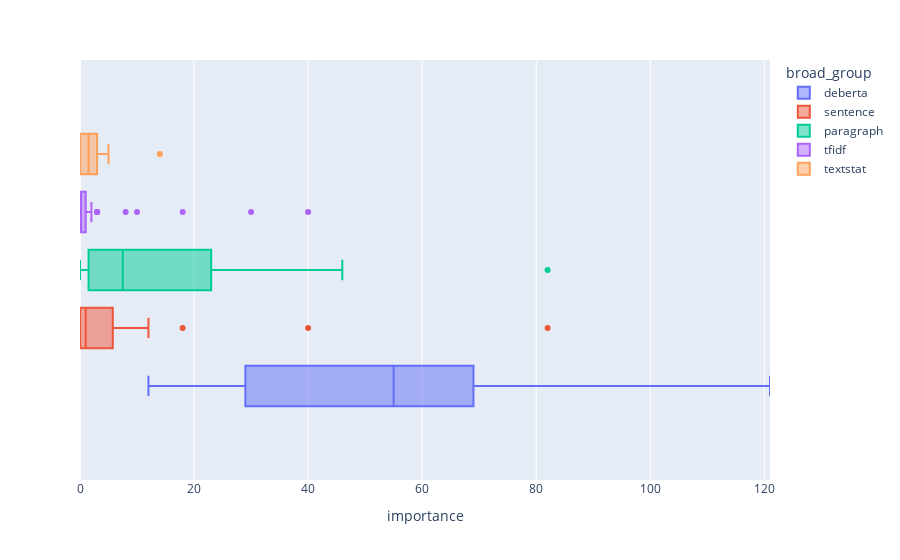

Notebook code cell kept with this figure:
### Code cell
px.box(
    df,
    x="importance",
    color="broad_group",
    range_x=(df.importance.min(), df.importance.max()),
)

### Figure 1 — Plotly figure (JSON) as saved in the notebook; plotly's stock layout.template omitted (floating-point values rounded to 4 significant figures)
{"data": [{"alignmentgroup": "True", "hovertemplate": "broad_group=deberta<br>importance=%{x}<extra></extra>", "legendgroup": "deberta", "marker": {"color": "#636efa"}, "name": "deberta", "notched": false, "offsetgroup": "deberta", "orientation": "h", "showlegend": true, "type": "box", "x": [121, 120, 114, 114, 109, 108, 105, 92, 72, 70, 69, 69, 69, 68, 66, 65, 63, 62, 61, 59, 57, 53, 45, 45, 40, 37, 37, 36, 36, 33, 31, 29, 26, 25, 24, 24, 23, 22, 20, 18, 15, 12], "x0": " ", "xaxis": "x", "y0": " ", "yaxis": "y"}, {"alignmentgroup": "True", "hovertemplate": "broad_group=sentence<br>importance=%{x}<extra></extra>", "legendgroup": "sentence", "marker": {"color": "#EF553B"}, "name": "sentence", "notched": false, "offsetgroup": "sentence", "orientation": "h", "showlegend": true, "type": "box", "x": [82, 40, 18, 12, 10, 8, 6, 6, 5, 3, 2, 2, 2, 1, 1, 1, 1, 1, 1, 1, 1, 0, 0, 0, 0, 0, 0, 0, 0, 0, 0], "x0": " ", "xaxis": "x", "y0": " ", "yaxis": "y"}, {"alignmentgroup": "True", "hovertemplate": "broad_group=paragraph<br>importance=%{x}<extra></extra>", "legendgroup": "paragraph", "marker": {"color": "#00cc96"}, "name": "paragraph", "notched": false, "offsetgroup": "paragraph", "orientation": "h", "showlegend": true, "type": "box", "x": [82, 46, 38, 35, 27, 27, 25, 25, 24, 22, 22, 20, 19, 17, 9, 9, 9, 8, 7, 7, 6, 5, 4, 4, 4, 2, 2, 1, 1, 0, 0, 0, 0, 0, 0, 0], "x0": " ", "xaxis": "x", "y0": " ", "yaxis": "y"}, {"alignmentgroup": "True", "hovertemplate": "broad_group=tfidf<br>importance=%{x}<extra></extra>", "legendgroup": "tfidf", "marker": {"color": "#ab63fa"}, "name": "tfidf", "notched": false, "offsetgroup": "tfidf", "orientation": "h", "showlegend": true, "type": "box", "x": [40, 30, 18, 10, 8, 3, 3, 3, 3, 2, 2, 2, 2, 2, 2, 2, 1, 1, 1, 1, 1, 1, 1, 1, 1, 1, 1, 1, 1, 1, 1, 1, 1, 1, 1, 1, 1, 1, 1, 1, 1, 1, 0, 0, 0, 0, 0, 0, 0, 0, 0, 0, 0, 0, 0, 0, 0, 0, 0, 0, 0, 0, 0, 0, 0, 0, 0, 0, 0, 0, 0, 0, 0, 0, 0, 0, 0, 0, 0, 0, 0, 0, 0, 0, 0, 0, 0, 0, 0, 0, 0, 0, 0, 0, 0, 0, 0, 0, 0, 0], "x0": " ", "xaxis": "x", "y0": " ", "yaxis": "y"}, {"alignmentgroup": "True", "hovertemplate": "broad_group=textstat<br>importance=%{x}<extra></extra>", "legendgroup": "textstat", "marker": {"color": "#FFA15A"}, "name": "textstat", "notched": false, "offsetgroup": "textstat", "orientation": "h", "showlegend": true, "type": "box", "x": [14, 5, 4, 3, 3, 3, 3, 2, 1, 1, 1, 0, 0, 0, 0, 0], "x0": " ", "xaxis": "x", "y0": " ", "yaxis": "y"}], "layout": {"boxmode": "group", "legend": {"title": {"text": "broad_group"}, "tracegroupgap": 0}, "margin": {"t": 60}, "xaxis": {"anchor": "y", "domain": [0, 1], "range": [0, 121], "title": {"text": "importance"}}, "yaxis": {"anchor": "x", "domain": [0, 1]}}}
